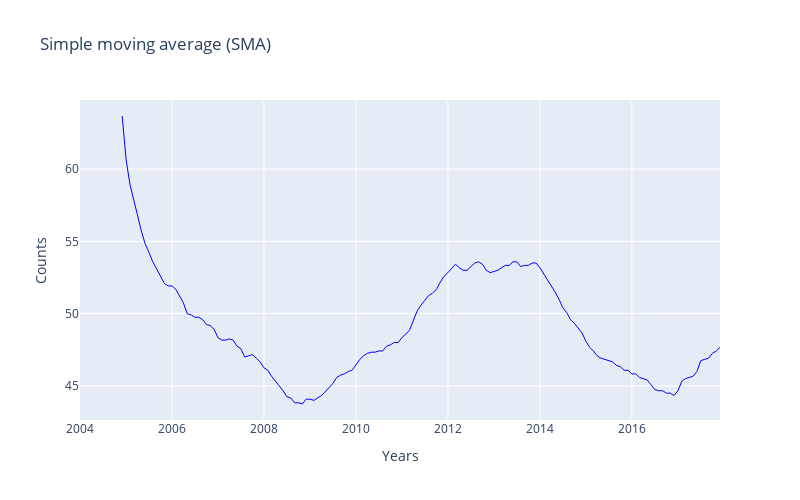

The notebook cell this image was saved under:
### Code cell
# Create traces
fig = go.Figure()

fig.add_trace(go.Scatter(x=df.index, 
                         y=df['diet'].rolling(12).mean(), 
                         name='Diet', 
              line = dict(color='blue', width=1)))

fig.update_layout(title='Simple moving average (SMA)',
                   xaxis_title='Years',
                   yaxis_title='Counts', 
                  height=500, 
                  width=800)
fig

### Figure 1 — Plotly figure (JSON) as saved in the notebook; plotly's stock layout.template omitted (floating-point values rounded to 4 significant figures; data arrays with more than 128 entries replaced by an {"elided": "..."} marker saying what was removed)
{"data": [{"line": {"color": "blue", "width": 1}, "name": "Diet", "type": "scatter", "x": {"elided": "168 str values"}, "y": {"elided": "168 float values"}}], "layout": {"height": 500, "title": {"text": "Simple moving average (SMA)"}, "width": 800, "xaxis": {"title": {"text": "Years"}}, "yaxis": {"title": {"text": "Counts"}}}}
